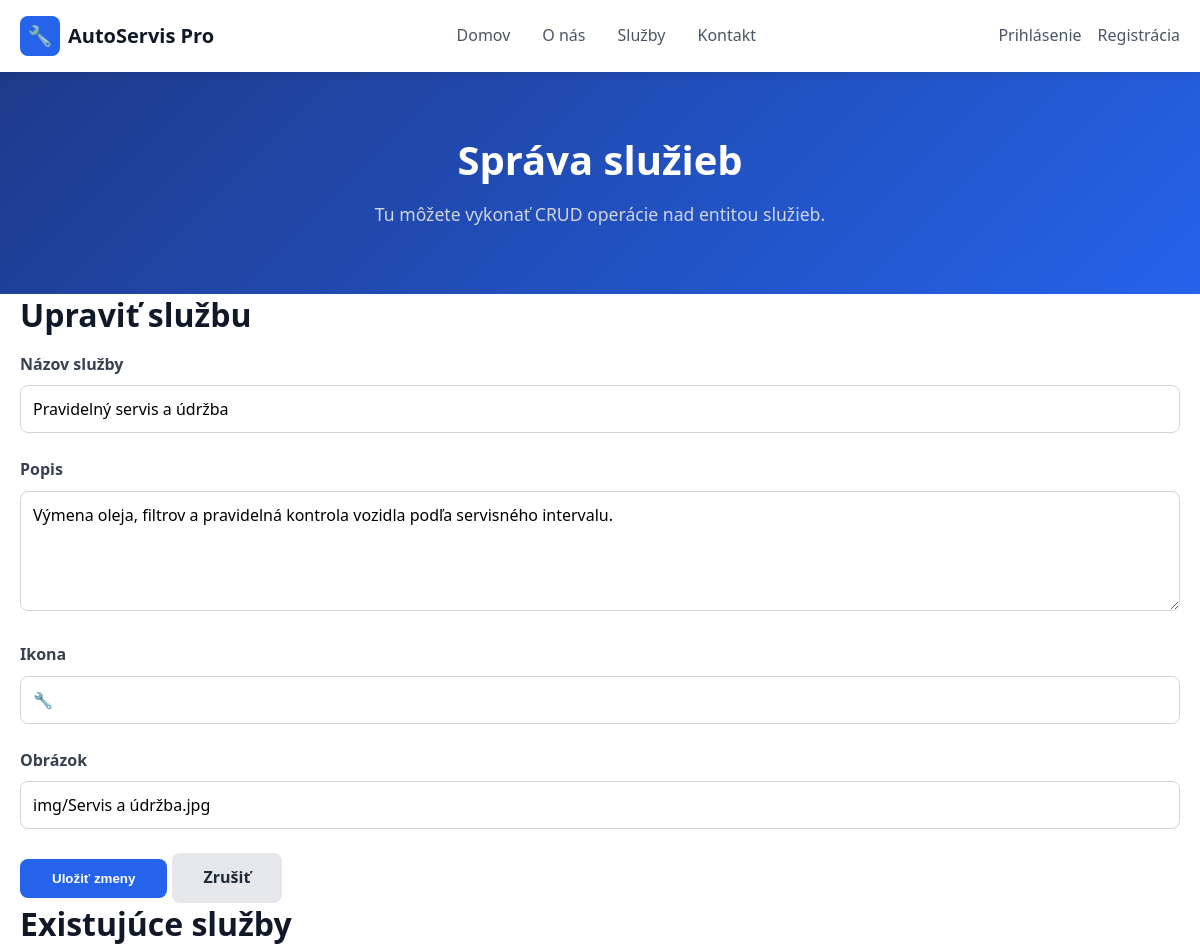
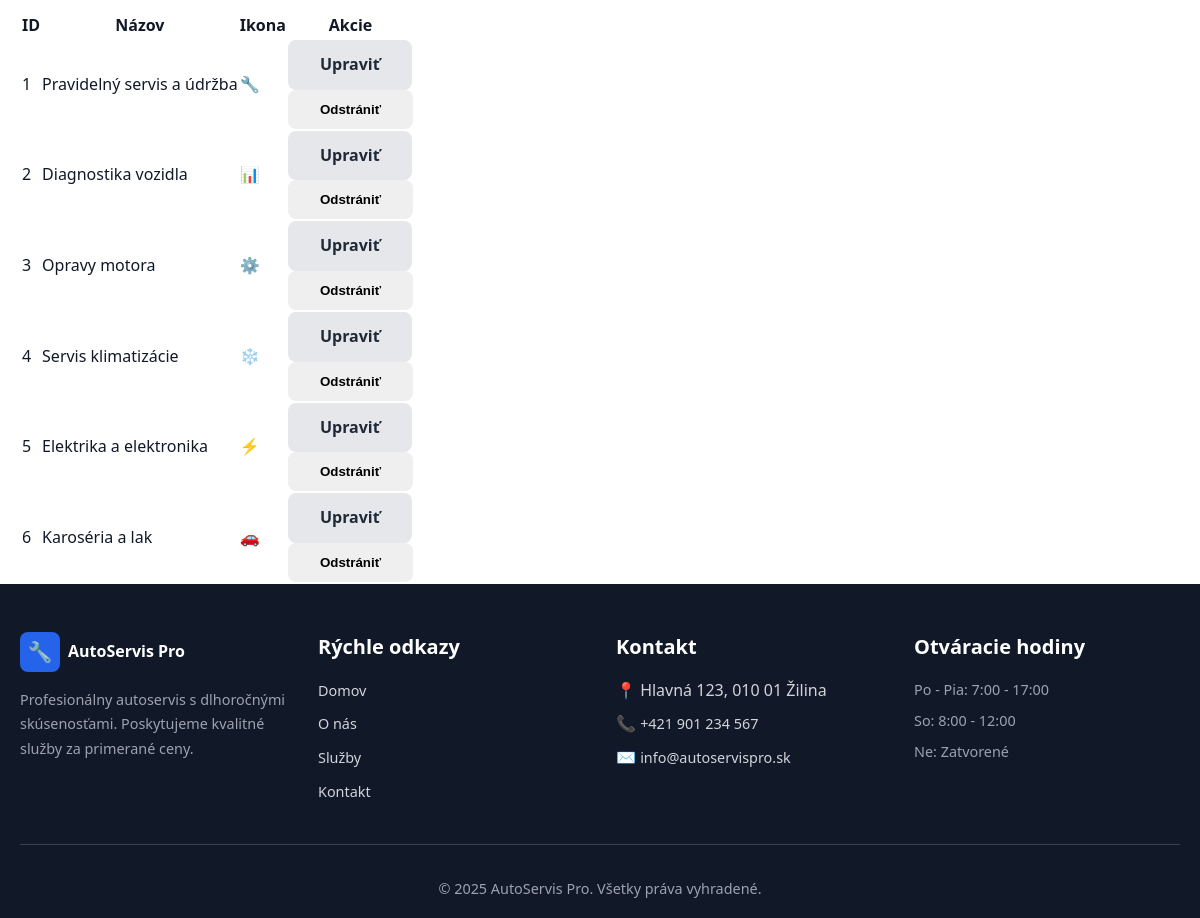
The app's page /admin_services.php?edit=1 with its own data (2 pictures, top to bottom).
### tables this page shows
CREATE TABLE `services` (
  `id` int(11) NOT NULL,
  `title` varchar(255) NOT NULL,
  `description` text NOT NULL,
  `icon` varchar(50) NOT NULL,
  `image` varchar(255) NOT NULL
);

### classes/Database.php (called while the page is built, shortened)
<?php
class Dbh
{
    private PDO $pdo;
    public function __construct(
        string $host = 'localhost',
        string $username = 'root',
        string $password = '',
        string $dbname = 'servis'
    ) {
        try {
            $this->pdo = new PDO("mysql:host=$host;dbname=$dbname;charset=utf8mb4", $username, $password);
            $this->pdo->setAttribute(PDO::ATTR_ERRMODE, PDO::ERRMODE_EXCEPTION);
        } catch (PDOException $e) {
            die('Connection failed: ' . $e->getMessage());
        }
    }
    public function getConnection(): PDO
    {
        return $this->pdo;
    }
    private function initializeUsersTable(): void
    {
        $this->pdo->exec(
            "CREATE TABLE IF NOT EXISTS users (
                users_id INT AUTO_INCREMENT PRIMARY KEY,
                users_uid VARCHAR(100) NOT NULL UNIQUE,
                users_email VARCHAR(255) NOT NULL UNIQUE,
                users_pwd VARCHAR(255) NOT NULL,
                users_created_at TIMESTAMP DEFAULT CURRENT_TIMESTAMP
            ) ENGINE=InnoDB DEFAULT CHARSET=utf8mb4;"
        );
    }
    private function initializeContactMessagesTable(): void
    {
        $this->pdo->exec(
            "CREATE TABLE IF NOT EXISTS contact_messages (
                id INT AUTO_INCREMENT PRIMARY KEY,
                name VARCHAR(255) NOT NULL,
                email VARCHAR(255) NOT NULL,
                phone VARCHAR(50) DEFAULT NULL,
                message TEXT NOT NULL,
                consent TINYINT(1) NOT NULL DEFAULT 0,
                created_at TIMESTAMP DEFAULT CURRENT_TIMESTAMP
            ) ENGINE=InnoDB DEFAULT CHARSET=utf8mb4;"
        );
    }
}

### classes/ServiceRepository.php (called while the page is built, shortened)
<?php
require_once __DIR__ . '/Database.php';
require_once __DIR__ . '/Service.php';
class ServiceRepository
{
    private PDO $pdo;
    public function __construct(Database $database)
    {
        $this->database = $database;
        $this->pdo = $this->database->getConnection();
    }
    public function all(): array
    {
        $stmt = $this->pdo->query('SELECT id, title, description, icon, image FROM services ORDER BY id ASC');
        $items = $stmt->fetchAll(PDO::FETCH_ASSOC);
        return array_map(static function (array $item) {
            return Service::fromArray($item);
        }, $items ?: []);
    }
    public function find(int $id): ?Service
    {
        $stmt = $this->pdo->prepare('SELECT id, title, description, icon, image FROM services WHERE id = :id LIMIT 1');
        $stmt->execute([':id' => $id]);
        $item = $stmt->fetch(PDO::FETCH_ASSOC);
        return $item ? Service::fromArray($item) : null;
    }
}

### classes/AdminServiceController.php (called while the page is built, shortened)
<?php
require_once __DIR__ . '/ServiceRepository.php';
class AdminServiceController
{
    private ServiceRepository $repository;
    private ?Service $editingService;
    public function __construct(array $get)
    {
        $this->repository = new ServiceRepository(new Database());
        $this->editingService = isset($get['edit']) ? $this->repository->find((int) $get['edit']) : null;
    }
    public function getServices(): array
    {
        return $this->repository->all();
    }
    public function getEditingService(): ?Service
    {
        return $this->editingService;
    }
}

### classes/Service.php (called while the page is built, shortened)
<?php
class Service
{
    private int $id;
    private string $title;
    private string $description;
    private string $icon;
    private string $image;
    public function __construct(int $id, string $title, string $description, string $icon, string $image)
    {
        $this->id = $id;
        $this->title = trim($title);
        $this->description = trim($description);
        $this->icon = trim($icon);
        $this->image = trim($image);
    }
    public static function fromArray(array $data): self
    {
        return new self(
            (int) ($data['id'] ?? 0),
            (string) ($data['title'] ?? ''),
            (string) ($data['description'] ?? ''),
            (string) ($data['icon'] ?? ''),
            (string) ($data['image'] ?? '')
        );
    }
    public function getId(): int
    {
        return $this->id;
    }
    public function getTitle(): string
    {
        return $this->title;
    }
    public function getDescription(): string
    {
        return $this->description;
    }
    public function getIcon(): string
    {
        return $this->icon;
    }
    public function getImage(): string
    {
        return $this->image;
    }
}

### admin_services.php (the view, shortened to what this page needs)
<?php
require_once __DIR__ . '/classes/AdminServiceController.php';
$controller = new AdminServiceController($_GET);
$controller->handleRequest($_POST);
$services = $controller->getServices();
$editingService = $controller->getEditingService();
?>
<!DOCTYPE html>
<html lang="sk">
<head>
    <link rel="stylesheet" href="css/style.css">
</head>
<body>
    <?php require_once __DIR__ . '/zaciatok_koniec/header.php'; ?>
    <main>
        <section class="page-header page-header-blue">
            <div class="container">
                <h1>Správa služieb</h1>
                <p>Tu môžete vykonať CRUD operácie nad entitou služieb.</p>
            </div>
        </section>
        <section class="admin-section">
            <div class="container">
                <div class="admin-grid">
                    <div class="admin-panel">
                        <h2><?= $editingService ? 'Upraviť službu' : 'Pridať službu' ?></h2>
                        <form method="post" class="admin-form">
                            <div class="form-group">
                                <label for="title">Názov služby</label>
                                <input type="text" id="title" name="title" value="<?= htmlspecialchars($editingService ? $editingService->getTitle() : '', ENT_QUOTES, 'UTF-8') ?>" required>
                            </div>
                            <div class="form-group">
                                <label for="description">Popis</label>
                                <textarea id="description" name="description" rows="4" required><?= htmlspecialchars($editingService ? $editingService->getDescription() : '', ENT_QUOTES, 'UTF-8') ?></textarea>
                            </div>
                            <div class="form-group">
                                <label for="icon">Ikona</label>
                                <input type="text" id="icon" name="icon" value="<?= htmlspecialchars($editingService ? $editingService->getIcon() : '', ENT_QUOTES, 'UTF-8') ?>" required>
                            </div>
                            <div class="form-group">
                                <label for="image">Obrázok</label>
                                <input type="text" id="image" name="image" value="<?= htmlspecialchars($editingService ? $editingService->getImage() : '', ENT_QUOTES, 'UTF-8') ?>" required>
                            </div>
                            <button type="submit" class="btn btn-primary"><?= $editingService ? 'Uložiť zmeny' : 'Pridať službu' ?></button>
                            <?php if ($editingService): ?>
                                <a href="admin_services.php" class="btn btn-secondary">Zrušiť</a>
                            <?php endif; ?>
                        </form>
                    </div>
                    <div class="admin-panel">
                        <h2>Existujúce služby</h2>
                        <table class="admin-table">
                            <thead>
                                <tr>
                                    <th>ID</th>
                                    <th>Názov</th>
                                    <th>Ikona</th>
                                    <th>Akcie</th>
                                </tr>
                            </thead>
                            <tbody>
                                <?php foreach ($services as $service): ?>
                                    <tr>
                                        <td><?= htmlspecialchars($service->getId(), ENT_QUOTES, 'UTF-8') ?></td>
                                        <td><?= htmlspecialchars($service->getTitle(), ENT_QUOTES, 'UTF-8') ?></td>
                                        <td><?= htmlspecialchars($service->getIcon(), ENT_QUOTES, 'UTF-8') ?></td>
                                        <td>
                                            <a href="admin_services.php?edit=<?= htmlspecialchars($service->getId(), ENT_QUOTES, 'UTF-8') ?>" class="btn btn-secondary">Upraviť</a>
                                            <form method="post" class="inline-form" onsubmit="return confirm('Naozaj chcete túto službu odstrániť?');">
                                                <button type="submit" class="btn btn-danger">Odstrániť</button>
                                            </form>
                                        </td>
                                    </tr>
                                <?php endforeach; ?>
                            </tbody>
                        </table>
                    </div>
                </div>
            </div>
        </section>
    </main>
    <?php require_once __DIR__ . '/zaciatok_koniec/footer.php'; ?>
</body>
</html>

### css/style.css (style rules this page uses)
:root { --primary: #2563eb; --primary-hover: #1e40af; --primary-dark: #1e3a8a; --secondary: #e5e7eb; --accent: #bfdbfe; --accent-light: #dbeafe; --text-primary: #111827; --text-secondary: #4b5563; --text-muted: #6b7280; --white: #fff; --gray-50: #f9fafb; --gray-100: #f3f4f6; --shadow-sm: 0 2px 10px rgba(0,0,0,0.1); --shadow-md: 0 4px 20px rgba(0,0,0,0.1); --shadow-lg: 0 20px 40px rgba(0,0,0,0.3); --transition: all 0.3s ease; --radius-sm: 8px; --radius-md: 12px; --container-max: 1200px; --container-narrow: 900px; --header-height: 72px; --footer-height: 160px; }
* { margin: 0; padding: 0; box-sizing: border-box; }
html { scroll-behavior: smooth; }
body { font-family: 'Segoe UI', Tahoma, Geneva, Verdana, sans-serif; line-height: 1.6; color: var(--text-primary); background: var(--white); }
h1 { font-size: 2.5rem; font-weight: 800; line-height: 1.2; margin-bottom: 1rem; }
h2 { font-size: 2rem; font-weight: 700; line-height: 1.3; margin-bottom: 1rem; }
p { margin-bottom: 1rem; line-height: 1.7; }
a { text-decoration: none; color: inherit; transition: var(--transition); }
.container { max-width: var(--container-max); margin: 0 auto; padding: 0 20px; }
.btn { display: inline-block; padding: 0.75rem 2rem; border-radius: var(--radius-sm); font-weight: 600; text-align: center; cursor: pointer; border: none; transition: var(--transition); }
.btn-primary { background: var(--primary); color: var(--white); }
.btn-secondary { background: var(--secondary); color: #1f2937; }
.page-header { background: linear-gradient(135deg, #374151 0%, #1f2937 100%); color: #fff; padding: 4rem 0; text-align: center; }
.page-header-blue { background: linear-gradient(135deg, var(--primary-dark) 0%, var(--primary) 100%); }
.page-header h1 { color: #fff; margin-bottom: 1rem; }
.page-header p { color: #d1d5db; font-size: 1.1rem; max-width: 700px; margin: 0 auto; }
.form-group { margin-bottom: 1.5rem; }
.form-group label { display: block; color: #374151; font-weight: 600; margin-bottom: 0.5rem; }
.form-group input, .form-group textarea { width: 100%; padding: 0.75rem; border: 1px solid #d1d5db; border-radius: 8px; font-size: 1rem; font-family: inherit; transition: all 0.3s ease; }
.form-group textarea { resize: vertical; min-height: 120px; }

### records on screen
services: title "Pravidelný servis a údržba", description "Výmena oleja, filtrov a pravidelná kontrola vozidla podľa servisného intervalu.", icon "🔧", image "img/Servis a údržba.jpg", id "1"
services: id "2", title "Diagnostika vozidla", icon "📊"
services: id "3", title "Opravy motora", icon "⚙️"
services: id "4", title "Servis klimatizácie", icon "❄️"
services: id "5", title "Elektrika a elektronika", icon "⚡"
services: id "6", title "Karoséria a lak", icon "🚗"
